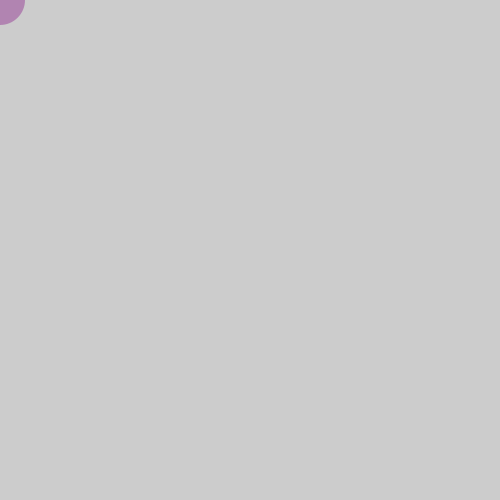
Frame 1 (no input)
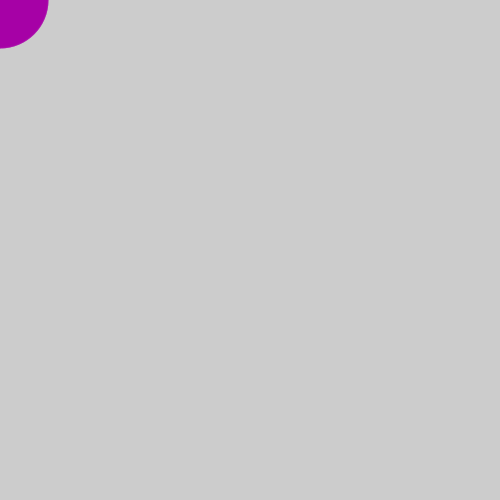
Frame 60 (the mouse pressed at the canvas centre just before this capture)
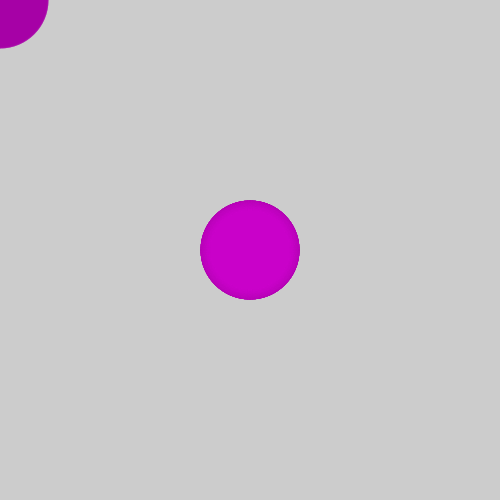
Frame 120 (the mouse held since frame 60 and released just before this capture)

The Processing sketch that drew these frames (run headless with seeded random() and noise(); from frame 60 on, the mouse is pressed at the canvas centre):

// Processing sketch: processing_184334
// ── processing_184334.pde

int azul = 255;
int tiempo = 0;
int diametro = 50;
int rojo = 255;
int verde = 255;
void setup() {
  size(500, 500);
}
 
void draw() {
  tiempo = tiempo + 1;    
  azul = int(128 * (1 + sin(tiempo * 2 * PI / frameRate / 20)));
  rojo = int(128 * (1 + sin(tiempo * 2 * PI / frameRate / 20)));
  verde = int(128 * (1 + sin(tiempo * 2 * PI / frameRate / 20)));
  diametro = int(50 * (1 + sin( tiempo * 2 * PI / frameRate / 5))); // Modifica el diametro del circulo con el paso del tiempo
   
  noStroke();            
  fill(rojo,0,azul, 90);  // Añade un 50% de transparencia al color
  ellipse(mouseX, mouseY, diametro, diametro);
}
